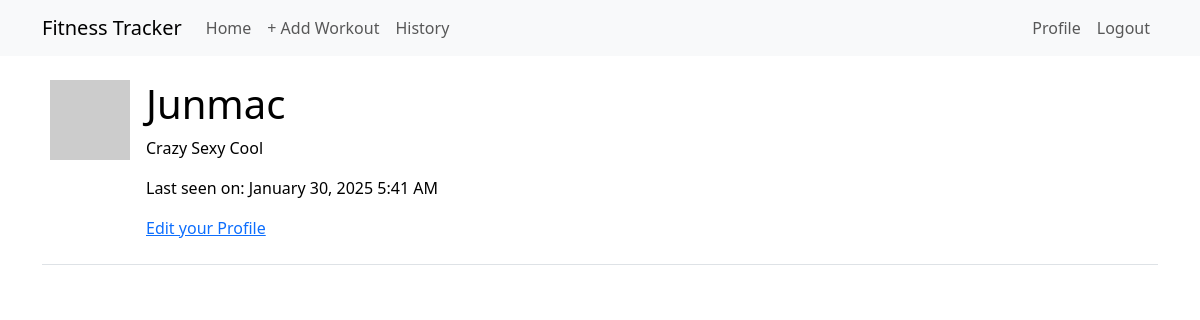
/user/Junmac (signed in), run on an earlier commit of the app's database.
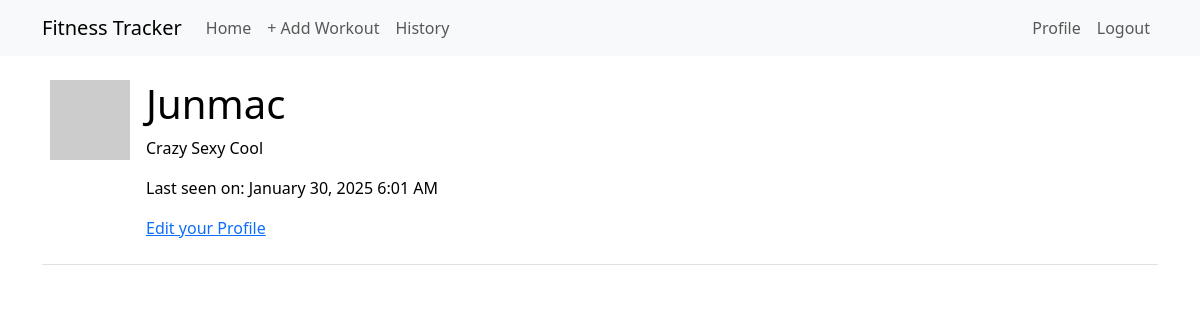
And on a later commit of the database.
### app/models.py (models this page shows, shortened)
class User(UserMixin, db.Model):
    id: Mapped[int] = mapped_column(primary_key=True)
    username: Mapped[str] = mapped_column(String(64), index=True, unique=True)
    email: Mapped[str] = mapped_column(String(120), index=True, unique=True)
    password_hash: Mapped[Optional[str]] = mapped_column(String(256))
    workouts: Mapped[List['Workout']] = relationship(back_populates='user', lazy='dynamic')
    about_me: Mapped[Optional[str]] = mapped_column(String(140))
    last_seen: Mapped[Optional[datetime]] = mapped_column(
        default=lambda: datetime.now(timezone.utc))
    def avatar(self, size):
        digest = md5(self.email.lower().encode('utf-8')).hexdigest()
        return f'https://www.gravatar.com/avatar/{digest}?d=identicon&s={size}'

### app/routes.py (the view)
@app.route('/user/<username>')
@login_required
def user(username):
    if not current_user.is_authenticated:
        return redirect(url_for('index'))
    page = request.args.get('page', 1, type=int)
    user = db.first_or_404(sa.select(User).where(User.username == username))
    query = user.workouts.order_by(Workout.date.desc())
    workouts = db.paginate(query, page=page, per_page=app.config['WORKOUTS_PER_PAGE'], error_out=False)
    next_url = url_for('user', username=username, page=workouts.next_num) \
        if workouts.has_next else None
    prev_url = url_for('user', username=username, page=workouts.prev_num) \
        if workouts.has_prev else None
    return render_template('user.html', user=current_user, workouts=workouts.items, next_url=next_url, prev_url=prev_url)

### app/models.py (called while the page is built)
@login.user_loader
def load_user(id):
    return db.session.get(User, int(id))

### app/routes.py (called while the page is built)
@app.before_request
def before_request():
    if current_user.is_authenticated:
        current_user.last_seen = datetime.now(timezone.utc)
        db.session.commit()

### app/templates/user.html
{% extends "base.html" %} {% block content %}
<table class="table table-hover">
  <tr>
    <td width="64px"><img src="{{ user.avatar(64) }}" /></td>
    <td>
      <h1>{{ user.username }}</h1>
      {% if user.about_me %}<p>{{ user.about_me }}</p>{% endif %}
      {% if user.last_seen %}<p>Last seen on: {{ moment(user.last_seen).format('LLL') }}</p>{% endif %}
      {% if user == current_user %}
      <p><a href="{{ url_for('edit_profile') }}">Edit your Profile</a></p>
      {% endif %}
    </td>
  </tr>
</table>
{% endblock %}

### app/templates/base.html (shortened to what this page needs)
<!doctype html>
<html lang="en">
  <head>
    <link
        href="https://cdn.jsdelivr.net/npm/bootstrap@5.3.2/dist/css/bootstrap.min.css"
        rel="stylesheet"
>
  </head>
  <body>
    <nav class="navbar navbar-expand-lg bg-body-tertiary">
      <div class="container">
        <a class="navbar-brand" href="{{ url_for('index') }}">Fitness Tracker</a>
        <div class="collapse navbar-collapse" id="navbarSupportedContent">
          <ul class="navbar-nav me-auto mb-2 mb-lg-0">
            <li class="nav-item">
              <a class="nav-link" aria-current="page" href="{{ url_for('index') }}">Home</a>
            </li>
            <li class="nav-item">
              <a class="nav-link" aria-current="page" href="{{ url_for('create_workout') }}">+ Add Workout</a>
            </li>
            <li class="nav-item">
              <a class="nav-link" aria-current="page" href="{{ url_for('history') }}">History</a>
            </li>
          </ul>
          <ul class="navbar-nav mb-2 mb-lg-0">
            {% if current_user.is_anonymous %}
            <li class="nav-item">
              <a class="nav-link" aria-current="page" href="{{ url_for('login') }}">Login</a>
            </li>
            {% else %}
            <li class="nav-item">
              <a class="nav-link" aria-current="page" href="{{ url_for('user', username=current_user.username) }}">Profile</a>
            </li>
            <li class="nav-item">
              <a class="nav-link" aria-current="page" href="{{ url_for('logout') }}">Logout</a>
            </li>
            {% endif %}
          </ul>
        </div>
      </div>
    </nav>
    <div class="container mt-3">
      {% block content %}{% endblock %}
    </div>
  </body>
</html>

What changed in the data, as far as the page shows it:
changed User "Junmac": last_seen "January 30, 2025 5:41 AM" → "January 30, 2025 6:01 AM"
